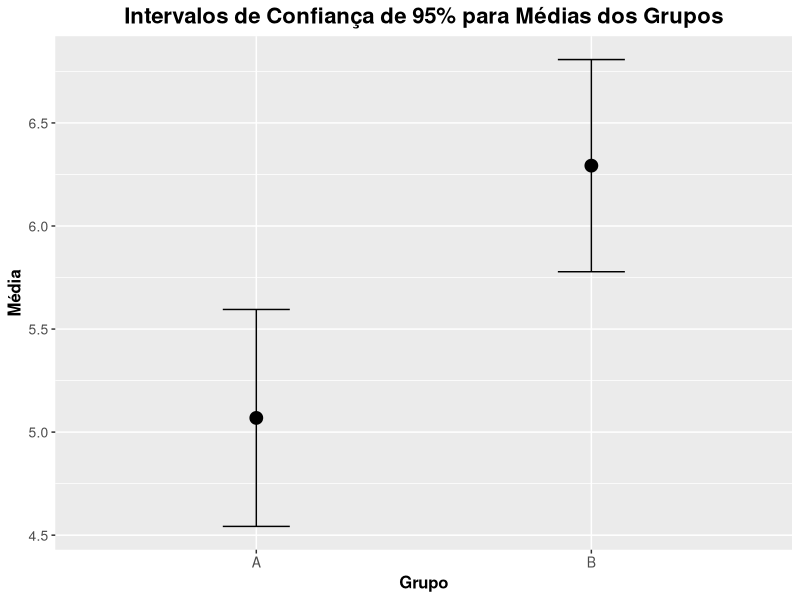

Generate this figure with R:
# Carregar pacotes necessários
library(ggplot2)
library(dplyr)

# Gerar dados simulados
set.seed(123)
grupo_A <- rnorm(50, mean = 5, sd = 2)
grupo_B <- rnorm(50, mean = 6, sd = 2)

# Calcular médias e ICs
calc_ic <- function(data, conf.level = 0.95) {
  n <- length(data)
  mean <- mean(data)
  stderr <- sd(data) / sqrt(n)
  error <- qt(conf.level / 2 + 0.5, df = n - 1) * stderr
  c(mean = mean, lower = mean - error, upper = mean + error)
}

ic_A <- calc_ic(grupo_A)
ic_B <- calc_ic(grupo_B)

# Criar dataframe para plotagem
data_ic <- data.frame(
  grupo = c("A", "B"),
  media = c(ic_A["mean"], ic_B["mean"]),
  lower = c(ic_A["lower"], ic_B["lower"]),
  upper = c(ic_A["upper"], ic_B["upper"])
)

# Plotar os ICs
ggplot(data_ic, aes(x = grupo, y = media)) +
  geom_point(size = 4) +
  geom_errorbar(aes(ymin = lower, ymax = upper), width = 0.2) +
  labs(title = "Intervalos de Confiança de 95% para Médias dos Grupos",
       x = "Grupo", y = "Média") +
  theme(plot.title = element_text(size = 16, face = "bold", hjust = 0.5),
    axis.title = element_text(size = 12, face = "bold"),
    axis.text = element_text(size = 10))
